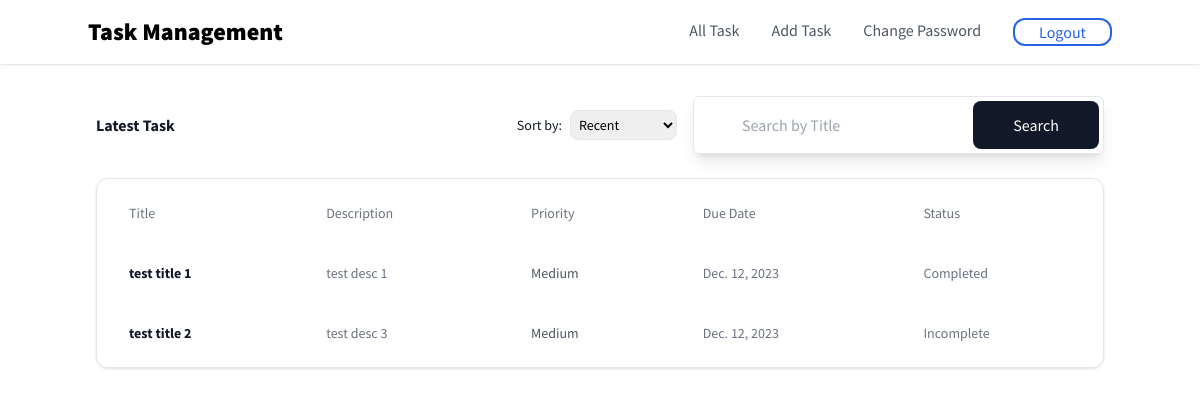
/ (signed in), run on an earlier commit of the app's database.
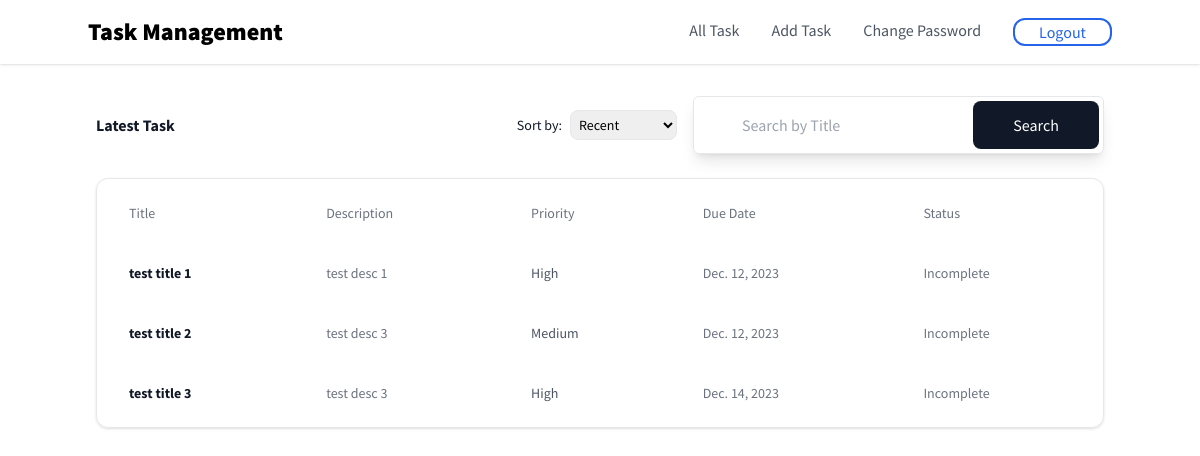
And on a later commit of the database.
### task/models.py (models this page shows, shortened)
class Task(models.Model):
    user = models.ForeignKey(User, on_delete=models.CASCADE)
    title = models.CharField(max_length=255)
    description = models.TextField()
    due_date = models.DateField()
    priority = models.CharField(max_length=30, choices=PRIORITY)
    mark_as_completed = models.BooleanField(default=False)
    created_at = models.DateTimeField(auto_now_add=True)
    updated_at = models.DateTimeField(auto_now=True)

### task/views.py (the view)
# urls.py: path("", index, name="home"),
@login_required
def index(request):
    params = request.GET.get("search")
    if params:
        tasks = Task.objects.prefetch_related("images").filter(
            user=request.user, title__contains=params
        )
    else:
        tasks = Task.objects.prefetch_related("images").filter(user=request.user)
    return render(request, "all_task.html", {"tasks": tasks})

### templates/all_task.html (shortened to what this page needs)
{% extends 'base.html' %}
{% block content %}
<div class="w-screen">
    <div class="mx-auto mt-8 max-w-screen-lg px-2">
        <div class="sm:flex sm:items-center sm:justify-between flex-col sm:flex-row">
            <p class="flex-1 text-base font-bold text-gray-900">Latest Task</p>
            <div class="mt-4 sm:mt-0">
                <div class="flex items-center justify-start sm:justify-end">
                    <div class="flex items-center">
                        <label for="" class="mr-2 flex-shrink-0 text-sm font-medium text-gray-900"> Sort by: </label>
                        <select name=""
                            class="sm: mr-4 block w-full whitespace-pre rounded-lg border p-1 pr-10 text-base outline-none focus:shadow sm:text-sm">
                            <option class="whitespace-no-wrap text-sm">Recent</option>
                        </select>
                    </div>
                    <div>
                        <form
                            class="relative mx-auto flex w-full max-w-2xl items-center justify-between rounded-md border shadow-lg">
                            <input type="name" name="search"
                                class="h-14 w-full rounded-md py-4 pr-40 pl-12 outline-none focus:ring-2"
                                placeholder="Search by Title" />
                            <button type="submit"
                                class="absolute right-0 mr-1 inline-flex h-12 items-center justify-center rounded-lg bg-gray-900 px-10 font-medium text-white focus:ring-4 hover:bg-gray-700">Search</button>
                        </form>
                    </div>
                </div>
            </div>
        </div>
        <div class="mt-6 overflow-hidden rounded-xl border shadow">
            <table class="min-w-full border-separate border-spacing-y-2 border-spacing-x-2">
                <thead class="hidden border-b lg:table-header-group">
                    <tr class="">
                        <td class="whitespace-normal py-4 text-sm font-medium text-gray-500 sm:px-6">Title
                        </td>
                        <td class="whitespace-normal py-4 text-sm font-medium text-gray-500 sm:px-6">Description</td>
                        <td class="whitespace-normal py-4 text-sm font-medium text-gray-500 sm:px-6">Priority</td>
                        <td class="whitespace-normal py-4 text-sm font-medium text-gray-500 sm:px-6">Due Date</td>
                        <td class="whitespace-normal py-4 text-sm font-medium text-gray-500 sm:px-6">Status</td>
                    </tr>
                </thead>
                <tbody class="lg:border-gray-300">
                    {% for task in tasks %}
                    <tr class="">
                        <td class="whitespace-no-wrap py-4 text-sm font-bold text-gray-900 sm:px-6">
                            <a href="{% url 'view_task' task.id %}">{{task.title}}</a>
                        </td>
                        <td
                            class="whitespace-no-wrap hidden py-4 text-sm font-normal text-gray-500 sm:px-6 lg:table-cell">
                            {{task.description}}</td>
                        <td class="whitespace-no-wrap py-4 px-6 text-right text-sm text-gray-600 lg:text-left">
                            {{task.priority|capfirst}}
                        </td>
                        <td
                            class="whitespace-no-wrap hidden py-4 text-sm font-normal text-gray-500 sm:px-6 lg:table-cell">
                            {{task.due_date}}
                        </td>
                        <td
                            class="whitespace-no-wrap hidden py-4 text-sm font-normal text-gray-500 sm:px-6 lg:table-cell">
                            {% if task.mark_as_completed %}
                            Completed
                            {% else %}
                            Incomplete
                            {% endif %}
                        </td>
                    </tr>
                    {% endfor %}
                </tbody>
            </table>
        </div>
    </div>
</div>
{% endblock %}

What changed in the data, as far as the page shows it:
changed Task "test title 1": priority "Medium" → "High"; mark_as_completed "Completed" → "Incomplete"
added Task: title "test title 3", description "test desc 3", priority "High", due_date "Dec. 14, 2023", mark_as_completed "Incomplete"
